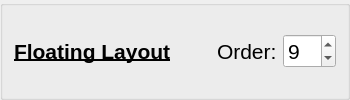
           <widget class="QGroupBox" name="groupBox_75">
            <property name="title">
             <string/>
            </property>
            <property name="flat">
             <bool>true</bool>
            </property>
            <layout class="QGridLayout" name="gridLayout_61">
             <item row="0" column="4">
              <widget class="QSpinBox" name="kcfg_floatingLayoutOrder">
               <property name="font">
                <font>
                 <pointsize>16</pointsize>
                 <italic>false</italic>
                 <bold>false</bold>
                 <underline>false</underline>
                </font>
               </property>
               <property name="maximum">
                <number>12</number>
               </property>
               <property name="value">
                <number>9</number>
               </property>
              </widget>
             </item>
             <item row="0" column="2">
              <spacer name="horizontalSpacer_55">
               <property name="orientation">
                <enum>Qt::Orientation::Horizontal</enum>
               </property>
               <property name="sizeHint" stdset="0">
                <size>
                 <width>40</width>
                 <height>20</height>
                </size>
               </property>
              </spacer>
             </item>
             <item row="0" column="1">
              <widget class="QLabel" name="label_103">
               <property name="font">
                <font>
                 <pointsize>16</pointsize>
                 <italic>false</italic>
                 <bold>true</bold>
                 <underline>true</underline>
                </font>
               </property>
               <property name="text">
                <string>Floating Layout</string>
               </property>
              </widget>
             </item>
             <item row="0" column="3">
              <widget class="QLabel" name="label_104">
               <property name="font">
                <font>
                 <pointsize>16</pointsize>
                 <italic>false</italic>
                 <bold>false</bold>
                 <underline>false</underline>
                </font>
               </property>
               <property name="text">
                <string>Order:</string>
               </property>
              </widget>
             </item>
            </layout>
           </widget>
